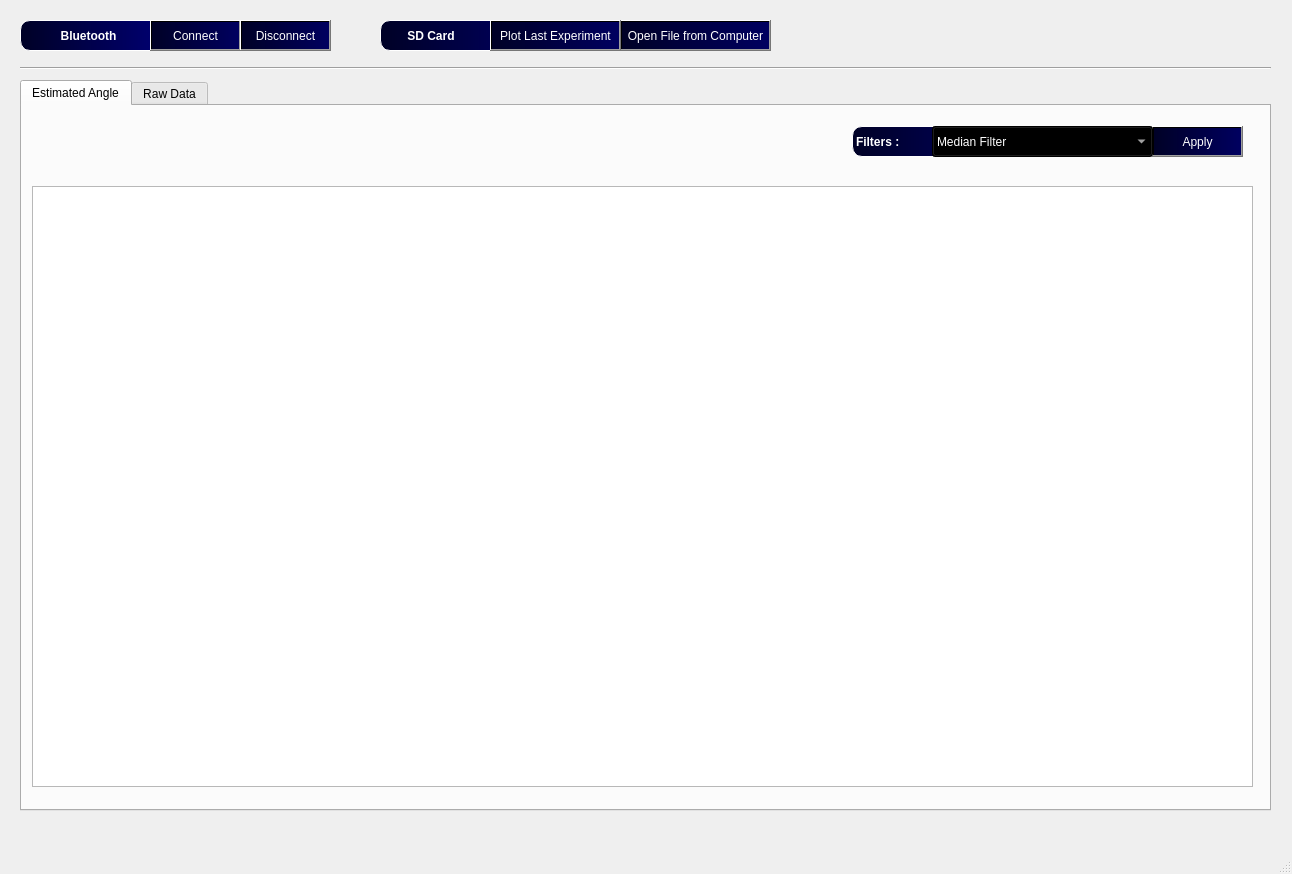
<?xml version="1.0" encoding="UTF-8"?>
<ui version="4.0">
 <class>MainWindow</class>
 <widget class="QMainWindow" name="MainWindow">
  <property name="geometry">
   <rect>
    <x>0</x>
    <y>0</y>
    <width>1292</width>
    <height>874</height>
   </rect>
  </property>
  <property name="windowTitle">
   <string>Knee Joint Analysis</string>
  </property>
  <property name="tabShape">
   <enum>QTabWidget::Triangular</enum>
  </property>
  <widget class="QWidget" name="centralwidget">
   <widget class="QLabel" name="label">
    <property name="geometry">
     <rect>
      <x>0</x>
      <y>0</y>
      <width>1651</width>
      <height>921</height>
     </rect>
    </property>
    <property name="styleSheet">
     <string notr="true"/>
    </property>
    <property name="text">
     <string>&lt;html&gt;&lt;head/&gt;&lt;body&gt;&lt;p&gt;&lt;img src=&quot;:/newPrefix/sa.png&quot;/&gt;&lt;/p&gt;&lt;/body&gt;&lt;/html&gt;</string>
    </property>
   </widget>
   <widget class="QLabel" name="label_6">
    <property name="geometry">
     <rect>
      <x>380</x>
      <y>20</y>
      <width>381</width>
      <height>31</height>
     </rect>
    </property>
    <property name="font">
     <font>
      <pointsize>9</pointsize>
      <weight>75</weight>
      <bold>true</bold>
     </font>
    </property>
    <property name="styleSheet">
     <string notr="true">background-color: qlineargradient(spread:pad, x1:0, y1:0, x2:1, y2:0, stop:0 rgba(0, 1, 38, 255), stop:0.522388 rgba(0, 0, 114, 255), stop:1 rgba(0, 0, 164, 255));
border-color: rgb(255, 255, 255);
color: rgb(255, 255, 255);
border-style: outset;
border-top-left-radius: 10px;
border-bottom-left-radius: 10px;
border-top-right-radius: 10px;
border-bottom-right-radius: 10px;

border-width: 1px;</string>
    </property>
    <property name="text">
     <string>       SD Card</string>
    </property>
   </widget>
   <widget class="QPushButton" name="openfilebutton">
    <property name="geometry">
     <rect>
      <x>620</x>
      <y>20</y>
      <width>151</width>
      <height>31</height>
     </rect>
    </property>
    <property name="styleSheet">
     <string notr="true">background-color: qlineargradient(spread:pad, x1:0, y1:0, x2:1, y2:0, stop:0 rgba(0, 1, 38, 255), stop:0.522388 rgba(0, 0, 68, 255), stop:1 rgba(0, 0, 96, 255));
color: rgb(255, 255, 255);</string>
    </property>
    <property name="text">
     <string>Open File from Computer</string>
    </property>
   </widget>
   <widget class="QPushButton" name="getfilebutton">
    <property name="geometry">
     <rect>
      <x>490</x>
      <y>20</y>
      <width>131</width>
      <height>31</height>
     </rect>
    </property>
    <property name="styleSheet">
     <string notr="true">background-color: qlineargradient(spread:pad, x1:0, y1:0, x2:1, y2:0, stop:0 rgba(0, 1, 38, 255), stop:0.522388 rgba(0, 0, 68, 255), stop:1 rgba(0, 0, 96, 255));
color: rgb(255, 255, 255);</string>
    </property>
    <property name="text">
     <string>Plot Last Experiment</string>
    </property>
   </widget>
   <widget class="QTabWidget" name="tabWidget">
    <property name="geometry">
     <rect>
      <x>20</x>
      <y>80</y>
      <width>1251</width>
      <height>731</height>
     </rect>
    </property>
    <property name="styleSheet">
     <string notr="true">image: url(:/newPrefix/sa.png);</string>
    </property>
    <property name="currentIndex">
     <number>0</number>
    </property>
    <property name="elideMode">
     <enum>Qt::ElideLeft</enum>
    </property>
    <property name="movable">
     <bool>true</bool>
    </property>
    <widget class="QWidget" name="tab">
     <attribute name="title">
      <string>Estimated Angle</string>
     </attribute>
     <widget class="PlotWidget" name="anglegraph">
      <property name="geometry">
       <rect>
        <x>10</x>
        <y>80</y>
        <width>1221</width>
        <height>601</height>
       </rect>
      </property>
      <property name="styleSheet">
       <string notr="true"/>
      </property>
     </widget>
     <widget class="QLabel" name="label_8">
      <property name="geometry">
       <rect>
        <x>830</x>
        <y>20</y>
        <width>381</width>
        <height>31</height>
       </rect>
      </property>
      <property name="font">
       <font>
        <pointsize>9</pointsize>
        <weight>75</weight>
        <bold>true</bold>
       </font>
      </property>
      <property name="styleSheet">
       <string notr="true">background-color: qlineargradient(spread:pad, x1:0, y1:0, x2:1, y2:0, stop:0 rgba(0, 1, 38, 255), stop:0.522388 rgba(0, 0, 114, 255), stop:1 rgba(0, 0, 164, 255));
border-color: rgb(255, 255, 255);
color: rgb(255, 255, 255);
border-style: outset;
border-top-left-radius: 10px;
border-bottom-left-radius: 10px;
border-top-right-radius: 10px;
border-bottom-right-radius: 10px;

border-width: 1px;</string>
      </property>
      <property name="text">
       <string>Filters :</string>
      </property>
     </widget>
     <widget class="QPushButton" name="filterapply">
      <property name="geometry">
       <rect>
        <x>1130</x>
        <y>20</y>
        <width>91</width>
        <height>31</height>
       </rect>
      </property>
      <property name="styleSheet">
       <string notr="true">background-color: qlineargradient(spread:pad, x1:0, y1:0, x2:1, y2:0, stop:0 rgba(0, 1, 38, 255), stop:0.522388 rgba(0, 0, 68, 255), stop:1 rgba(0, 0, 96, 255));
color: rgb(255, 255, 255);</string>
      </property>
      <property name="text">
       <string>Apply</string>
      </property>
     </widget>
     <widget class="QComboBox" name="comboBox">
      <property name="geometry">
       <rect>
        <x>910</x>
        <y>20</y>
        <width>221</width>
        <height>31</height>
       </rect>
      </property>
      <property name="styleSheet">
       <string notr="true">color: rgb(255, 255, 255);
background-color: qlineargradient(spread:pad, x1:0, y1:0, x2:1, y2:0, stop:0 rgba(0, 1, 38, 255), stop:0.522388 rgba(0, 0, 74, 255), stop:1 rgba(0, 0, 114, 255));</string>
      </property>
      <item>
       <property name="text">
        <string>Median Filter</string>
       </property>
      </item>
      <item>
       <property name="text">
        <string>Lowpass Filter</string>
       </property>
      </item>
      <item>
       <property name="text">
        <string>Highpass Filter</string>
       </property>
      </item>
      <item>
       <property name="text">
        <string>Return Original Signal</string>
       </property>
      </item>
     </widget>
     <zorder>label_8</zorder>
     <zorder>anglegraph</zorder>
     <zorder>filterapply</zorder>
     <zorder>comboBox</zorder>
    </widget>
    <widget class="QWidget" name="tab_3">
     <attribute name="title">
      <string>Raw Data</string>
     </attribute>
     <widget class="QLabel" name="label_2">
      <property name="geometry">
       <rect>
        <x>20</x>
        <y>230</y>
        <width>1221</width>
        <height>16</height>
       </rect>
      </property>
      <property name="font">
       <font>
        <family>Lucida Sans Unicode</family>
        <pointsize>11</pointsize>
        <weight>75</weight>
        <bold>true</bold>
       </font>
      </property>
      <property name="styleSheet">
       <string notr="true">color: rgb(255, 255, 255);</string>
      </property>
      <property name="text">
       <string>Y Raw Data</string>
      </property>
      <property name="alignment">
       <set>Qt::AlignCenter</set>
      </property>
     </widget>
     <widget class="QLabel" name="label_3">
      <property name="geometry">
       <rect>
        <x>20</x>
        <y>10</y>
        <width>1221</width>
        <height>16</height>
       </rect>
      </property>
      <property name="sizePolicy">
       <sizepolicy hsizetype="Preferred" vsizetype="Preferred">
        <horstretch>0</horstretch>
        <verstretch>0</verstretch>
       </sizepolicy>
      </property>
      <property name="font">
       <font>
        <family>Lucida Sans Unicode</family>
        <pointsize>11</pointsize>
        <weight>75</weight>
        <bold>true</bold>
       </font>
      </property>
      <property name="layoutDirection">
       <enum>Qt::LeftToRight</enum>
      </property>
      <property name="autoFillBackground">
       <bool>false</bool>
      </property>
      <property name="styleSheet">
       <string notr="true">color: rgb(255, 255, 255);
</string>
      </property>
      <property name="text">
       <string>X Raw Data</string>
      </property>
      <property name="textFormat">
       <enum>Qt::AutoText</enum>
      </property>
      <property name="alignment">
       <set>Qt::AlignCenter</set>
      </property>
     </widget>
     <widget class="PlotWidget" name="acceksenx">
      <property name="geometry">
       <rect>
        <x>10</x>
        <y>30</y>
        <width>1231</width>
        <height>191</height>
       </rect>
      </property>
     </widget>
     <widget class="QLabel" name="label_9">
      <property name="geometry">
       <rect>
        <x>20</x>
        <y>450</y>
        <width>1221</width>
        <height>16</height>
       </rect>
      </property>
      <property name="font">
       <font>
        <family>Lucida Sans Unicode</family>
        <pointsize>11</pointsize>
        <weight>75</weight>
        <bold>true</bold>
       </font>
      </property>
      <property name="styleSheet">
       <string notr="true">color: rgb(255, 255, 255);</string>
      </property>
      <property name="text">
       <string>Z Raw Data</string>
      </property>
      <property name="alignment">
       <set>Qt::AlignCenter</set>
      </property>
     </widget>
     <widget class="PlotWidget" name="acceksenz">
      <property name="geometry">
       <rect>
        <x>10</x>
        <y>470</y>
        <width>1231</width>
        <height>191</height>
       </rect>
      </property>
     </widget>
     <widget class="PlotWidget" name="accekseny">
      <property name="geometry">
       <rect>
        <x>10</x>
        <y>250</y>
        <width>1231</width>
        <height>191</height>
       </rect>
      </property>
     </widget>
    </widget>
   </widget>
   <widget class="QLabel" name="label_7">
    <property name="geometry">
     <rect>
      <x>20</x>
      <y>20</y>
      <width>271</width>
      <height>31</height>
     </rect>
    </property>
    <property name="font">
     <font>
      <pointsize>9</pointsize>
      <weight>75</weight>
      <bold>true</bold>
     </font>
    </property>
    <property name="styleSheet">
     <string notr="true">background-color: qlineargradient(spread:pad, x1:0, y1:0, x2:1, y2:0, stop:0 rgba(0, 1, 38, 255), stop:0.522388 rgba(0, 0, 114, 255), stop:1 rgba(0, 0, 164, 255));
border-color: rgb(255, 255, 255);
color: rgb(255, 255, 255);
border-style: outset;
border-top-left-radius: 10px;
border-bottom-left-radius: 10px;
border-top-right-radius: 10px;
border-bottom-right-radius: 10px;

border-width: 1px;</string>
    </property>
    <property name="text">
     <string>           Bluetooth</string>
    </property>
   </widget>
   <widget class="QPushButton" name="connectbutton">
    <property name="geometry">
     <rect>
      <x>150</x>
      <y>20</y>
      <width>91</width>
      <height>31</height>
     </rect>
    </property>
    <property name="styleSheet">
     <string notr="true">background-color: qlineargradient(spread:pad, x1:0, y1:0, x2:1, y2:0, stop:0 rgba(0, 1, 38, 255), stop:0.522388 rgba(0, 0, 68, 255), stop:1 rgba(0, 0, 96, 255));
color: rgb(255, 255, 255);</string>
    </property>
    <property name="text">
     <string>Connect</string>
    </property>
   </widget>
   <widget class="QPushButton" name="disconnectbutton">
    <property name="geometry">
     <rect>
      <x>240</x>
      <y>20</y>
      <width>91</width>
      <height>31</height>
     </rect>
    </property>
    <property name="styleSheet">
     <string notr="true">background-color: qlineargradient(spread:pad, x1:0, y1:0, x2:1, y2:0, stop:0 rgba(0, 1, 38, 255), stop:0.522388 rgba(0, 0, 68, 255), stop:1 rgba(0, 0, 96, 255));
color: rgb(255, 255, 255);</string>
    </property>
    <property name="text">
     <string>Disconnect</string>
    </property>
   </widget>
   <widget class="Line" name="line">
    <property name="geometry">
     <rect>
      <x>20</x>
      <y>60</y>
      <width>1251</width>
      <height>16</height>
     </rect>
    </property>
    <property name="orientation">
     <enum>Qt::Horizontal</enum>
    </property>
   </widget>
   <widget class="QLabel" name="label_4">
    <property name="geometry">
     <rect>
      <x>-20</x>
      <y>10</y>
      <width>121</width>
      <height>51</height>
     </rect>
    </property>
    <property name="styleSheet">
     <string notr="true">image: url(:/newPrefix/das.png);</string>
    </property>
    <property name="text">
     <string/>
    </property>
   </widget>
   <widget class="QLabel" name="label_5">
    <property name="geometry">
     <rect>
      <x>320</x>
      <y>10</y>
      <width>140</width>
      <height>46</height>
     </rect>
    </property>
    <property name="styleSheet">
     <string notr="true">image: url(:/newPrefix/asfsf.png);</string>
    </property>
    <property name="text">
     <string/>
    </property>
   </widget>
   <zorder>label</zorder>
   <zorder>tabWidget</zorder>
   <zorder>label_7</zorder>
   <zorder>label_6</zorder>
   <zorder>openfilebutton</zorder>
   <zorder>getfilebutton</zorder>
   <zorder>connectbutton</zorder>
   <zorder>disconnectbutton</zorder>
   <zorder>line</zorder>
   <zorder>label_4</zorder>
   <zorder>label_5</zorder>
  </widget>
  <widget class="QStatusBar" name="statusbar"/>
 </widget>
 <customwidgets>
  <customwidget>
   <class>PlotWidget</class>
   <extends>QGraphicsView</extends>
   <header>pyqtgraph</header>
  </customwidget>
 </customwidgets>
 <resources>
  <include location="yunus.qrc"/>
 </resources>
 <connections/>
</ui>
